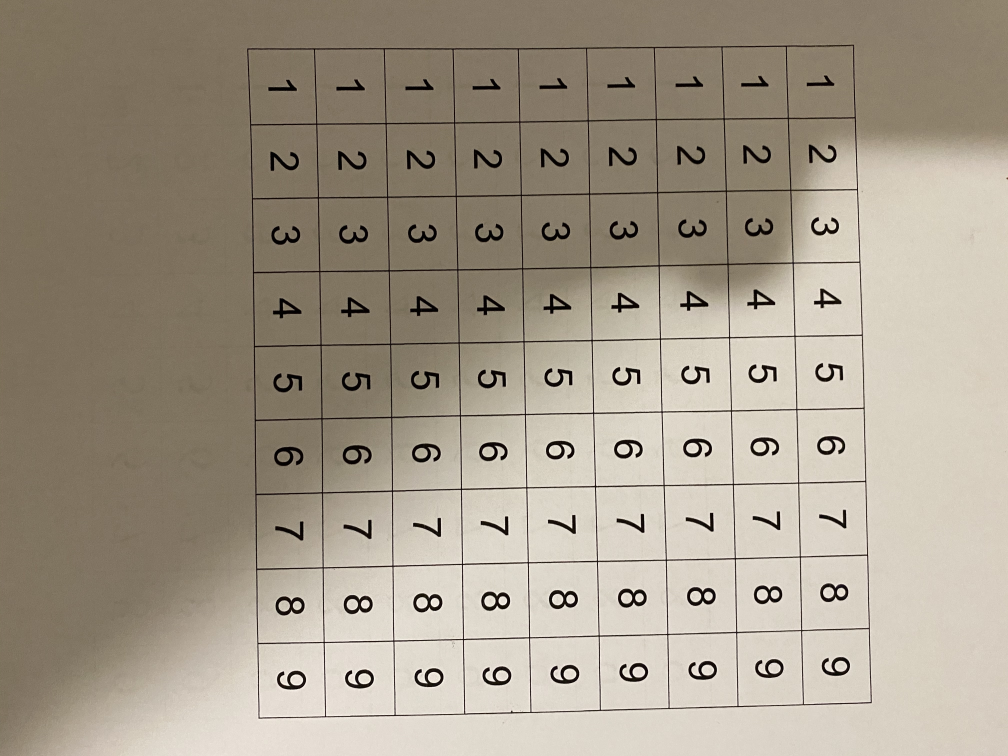
#> input picture dataset/val/rawimage/0.jpeg, 4032 x 3024 px, found by its file name (shown at 1/4 size); its folder holds only this picture in this run
$ python sodukuimage.py
#> lines starting #> are read from the running program, lines starting #| are printed output that depends on the picture; after the words box and inside, x2 and y2 are one past the last pixel; in counts of white or black regions, pixels touching at a corner belong together
"""
extract digits from soduku image to create a validation dataset for the digit recognition model.
"""

import numpy as np
import cv2
import tensorflow as tf

for m in range(0, 17):

    input = cv2.imread('/Users/amitaflalo/Desktop/sudoku/dataset/val/rawimage/' + str(m) + '.jpeg')
#> input is the input picture: shape (3024, 4032, 3); mean B, G, R 138.8, 154.6, 164.6
    gray = cv2.cvtColor(input, cv2.COLOR_BGR2GRAY)
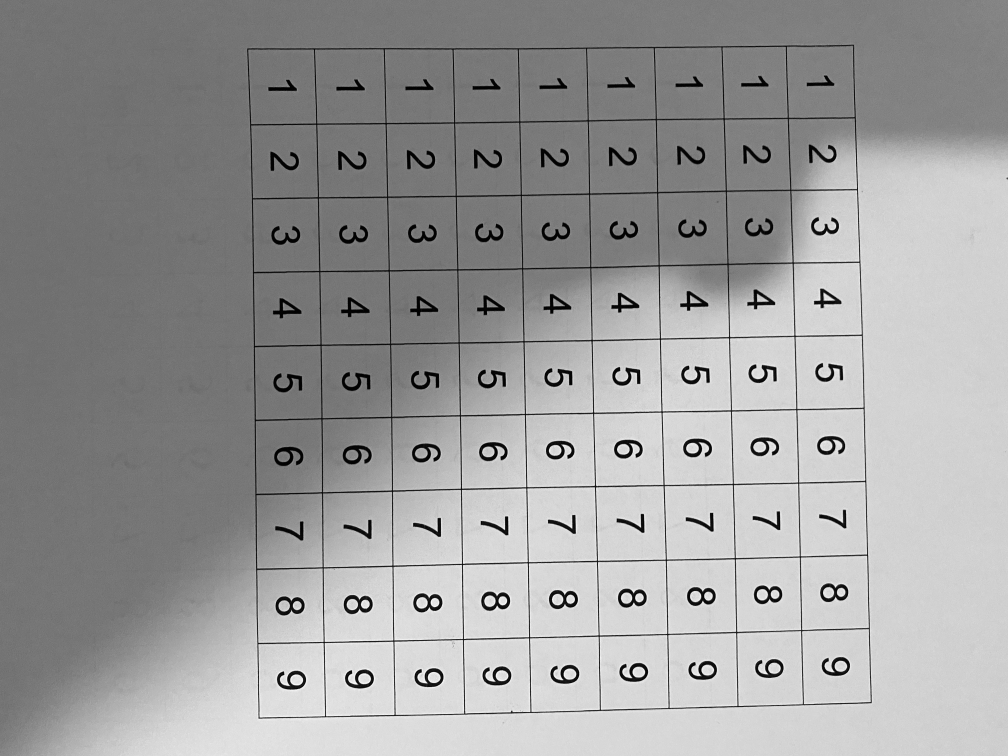
#> gray: shape (3024, 4032) (shown at 1/4 size); min 0, max 254, mean 155.8
    blur = cv2.GaussianBlur(gray, (5, 5), 0)
    process = cv2.adaptiveThreshold(blur, 255, cv2.ADAPTIVE_THRESH_GAUSSIAN_C, cv2.THRESH_BINARY_INV, 11, 2)
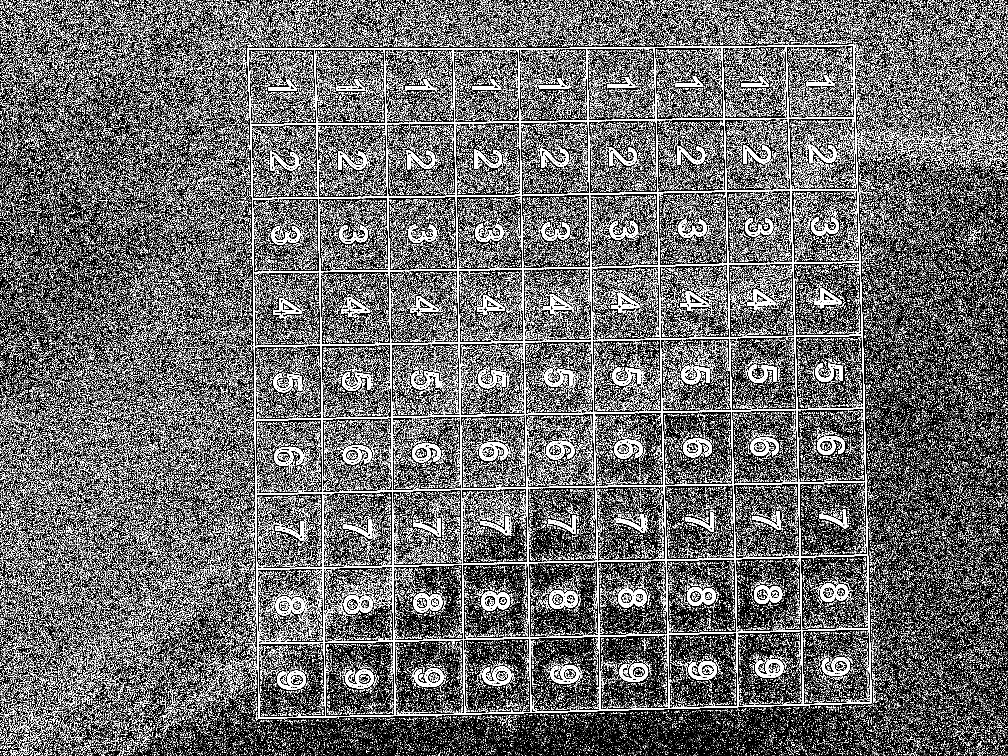
#> process: shape (3024, 4032) (shown at 1/4 size); 15.1% white in thin lines or dots


    def findingCorners(process):
        # finding contours
        contours, hierarchy = cv2.findContours(process, cv2.RETR_EXTERNAL, cv2.CHAIN_APPROX_SIMPLE)
#> contours = 119279 contours

        perimiter = max(contours, key=cv2.contourArea)
#> perimiter = contour of 1065 points, box (x1, y1, x2, y2) (989, 179, 3487, 2875), area 6472564

        peri = cv2.arcLength(perimiter, True)
#> peri = 10420.1
        perimiter = cv2.approxPolyDP(perimiter, 0.1 * peri, True)
#> perimiter = [[3416, 179], [989, 194], [1034, 2874], [3486, 2811]]
        if len(perimiter) == 4:
            return perimiter


    def digitextract(board):
        grid_h = np.shape(board)[0]
        grid_w = np.shape(board)[1]
        cell_h = grid_h // 9
        cell_w = grid_w // 9

        tempgrid = []
        for i in range(cell_h, grid_h + 1, cell_h):
            for j in range(cell_w, grid_w + 1, cell_w):
                rows = grid[i - cell_h:i]
                tempgrid.append([rows[k][j - cell_w:j] for k in range(len(rows))])

        # Creating the 9X9 grid of images
        finalgrid = []
        for i in range(0, len(tempgrid) - 8, 9):
            finalgrid.append(tempgrid[i:i + 9])

        # Converting all the cell images to np.array
        for i in range(9):
            for j in range(9):
                finalgrid[i][j] = np.array(finalgrid[i][j])

        return finalgrid


    def line_remove(grid):
        horizontal = np.copy(grid)
        vertical = np.copy(grid)

        # Specify size on horizontal axis
        cols = horizontal.shape[1]
        horizontal_size = cols // 12
        # Create structure element for extracting horizontal lines through morphology operations
        horizontalStructure = cv2.getStructuringElement(cv2.MORPH_RECT, (horizontal_size, 1))
        # Apply morphology operations
        horizontal = cv2.erode(horizontal, horizontalStructure)
        horizontal = cv2.dilate(horizontal, horizontalStructure)

        # Specify size on vertical axis
        rows = vertical.shape[0]
        verticalsize = rows // 12
        # Create structure element for extracting vertical lines through morphology operations
        verticalStructure = cv2.getStructuringElement(cv2.MORPH_RECT, (1, verticalsize))
        # Apply morphology operations
        vertical = cv2.erode(vertical, verticalStructure)
        vertical = cv2.dilate(vertical, verticalStructure)

        grid = cv2.subtract(grid, horizontal)
        grid = cv2.subtract(grid, vertical)

        # grid = cv2.morphologyEx(grid, cv2.MORPH_CLOSE, kernel1)
        return grid


    if findingCorners(process) is not None:
        perimiter = findingCorners(process)
        cv2.drawContours(input, [perimiter], 0, (0, 255, 50), 3)

        corners = [(corner[0][0], corner[0][1]) for corner in perimiter]
#> corners = [(3416, 179), (989, 194), (1034, 2874), (3486, 2811)]
        top_r, top_l, bottom_l, bottom_r = corners[3], corners[0], corners[1], corners[2]
#> top_r = (3486, 2811); top_l = (3416, 179); bottom_l = (989, 194); bottom_r = (1034, 2874)

        npcorners = np.array(corners, dtype="float32")
#> npcorners has the same summary as perimiter in findingCorners

        # the width of the new frame
        widthA = np.sqrt(((bottom_r[0] - bottom_l[0]) ** 2) + ((bottom_r[1] - bottom_l[1]) ** 2))
#> widthA = 2680.4
        widthB = np.sqrt(((top_r[0] - top_l[0]) ** 2) + ((top_r[1] - top_l[1]) ** 2))
#> widthB = 2632.9

        # the height of the new frame
        heightA = np.sqrt(((top_r[0] - bottom_r[0]) ** 2) + ((top_r[1] - bottom_r[1]) ** 2))
#> heightA = 2452.8
        heightB = np.sqrt(((top_l[0] - bottom_l[0]) ** 2) + ((top_l[1] - bottom_l[1]) ** 2))
#> heightB = 2427

        # final dimensions
        maxWidth = max(int(widthA), int(widthB))
#> maxWidth = 2680
        maxHeight = max(int(heightA), int(heightB))
#> maxHeight = 2452

        # construct our destination points which will be used to
        # map the screen to a top-down, "birds eye" view
        dst = np.array([
            [0, 0],
            [maxWidth - 1, 0],
            [maxWidth - 1, maxHeight - 1],
            [0, maxHeight - 1]], dtype="float32")
#> dst = [[0, 0], [2679, 0], [2679, 2451], [0, 2451]]

        M = cv2.getPerspectiveTransform(npcorners, dst)
#> M = [[-1.1, 0.0292, 3741], [0.00568, 0.919, -183.8], [-7.21e-06, 4.13e-06, 1]]
        grid = cv2.warpPerspective(input, M, (maxWidth, maxHeight))
        grid = cv2.rotate(grid, cv2.cv2.ROTATE_90_CLOCKWISE)
#> grid: shape (2680, 2452, 3)
        grid = cv2.flip(grid, 1)

        grid = cv2.cvtColor(grid, cv2.COLOR_BGR2GRAY)
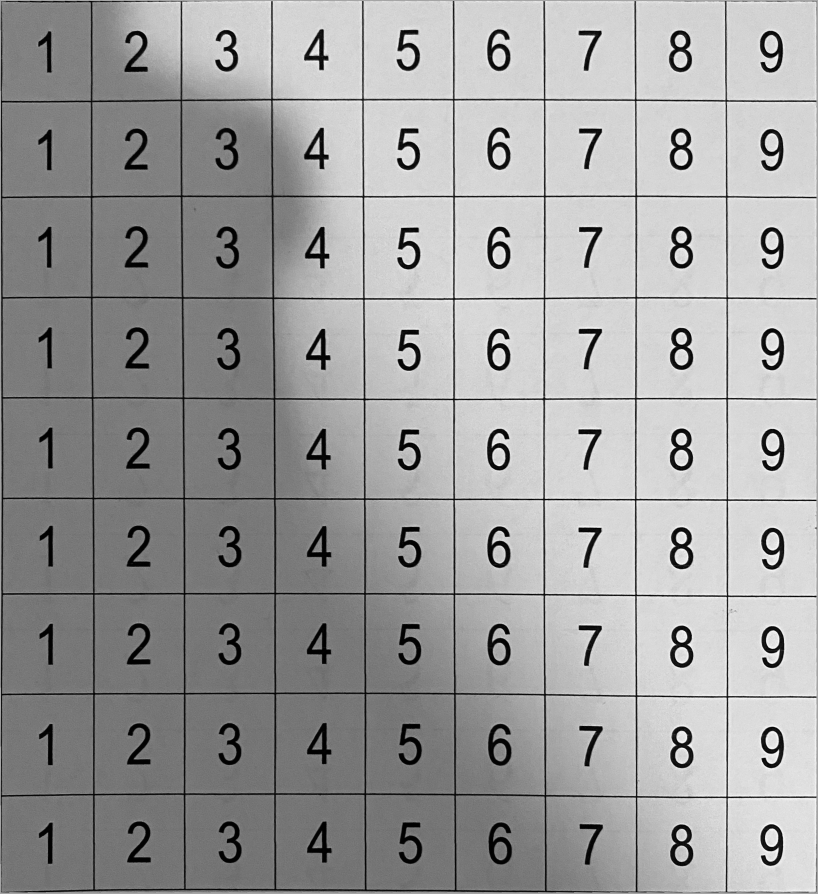
#> grid: shape (2680, 2452) (shown at 1/3 size); min 0, max 254, mean 158.8
        grid = cv2.GaussianBlur(grid, (5, 5), 5)
        grid = cv2.adaptiveThreshold(grid, 255, cv2.ADAPTIVE_THRESH_GAUSSIAN_C, cv2.THRESH_BINARY_INV, 11, 2)
#> grid: shape (2680, 2452); 9.9% white; 42858 white regions (42095 under 20 px), largest, box (x1, y1, x2, y2) and area: (1, 0, 2452, 2679) 237579, (2010, 679, 2079, 805) 3792, (2009, 385, 2078, 510) 3784

        grid = line_remove(grid)
#> in line_remove, `horizontal = cv2.erode(horizontal, horizontalStructure)`: horizontal: shape (2680, 2452); 1% white; 20 white regions (2 under 20 px), largest, box (x1, y1, x2, y2) and area: (105, 587, 2350, 594) 8193, (106, 1191, 2350, 1200) 8118, (107, 1493, 2350, 1503) 8053
#> in line_remove, `horizontal = cv2.dilate(horizontal, horizontalStructure)`: horizontal: shape (2680, 2452); 1.5% white; 15 white regions, largest, box (x1, y1, x2, y2) and area: (4, 297, 2452, 307) 10861, (5, 890, 2452, 899) 10759, (4, 2380, 2452, 2394) 10573
#> in line_remove, `vertical = cv2.erode(vertical, verticalStructure)`: vertical: shape (2680, 2452); 1.2% white; 17 white regions, largest, box (x1, y1, x2, y2) and area: (1630, 113, 1639, 2566) 9063, (1087, 113, 1098, 2563) 8928, (1359, 112, 1368, 2564) 8845
#> in line_remove, `vertical = cv2.dilate(vertical, verticalStructure)`:
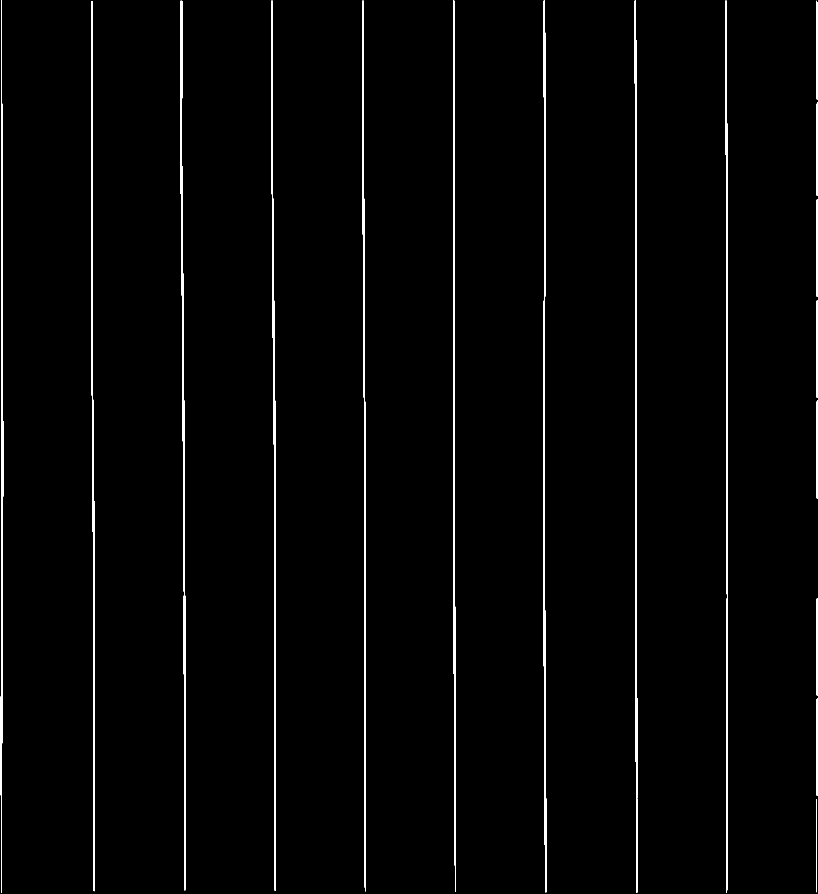
#> vertical: shape (2680, 2452) (shown at 1/3 size); 1.6% white; 17 white regions, largest, box (x1, y1, x2, y2) and area: (814, 2, 828, 2672) 12209, (1904, 2, 1912, 2678) 12070, (542, 2, 556, 2671) 11953
#> in line_remove, `grid = cv2.subtract(grid, horizontal)`: grid: shape (2680, 2452); 8.4% white; 44219 white regions (43218 under 20 px), largest, box (x1, y1, x2, y2) and area: (1, 2, 203, 2678) 14153, (2010, 679, 2079, 805) 3792, (2009, 385, 2078, 510) 3784
#> in line_remove, `grid = cv2.subtract(grid, vertical)`:
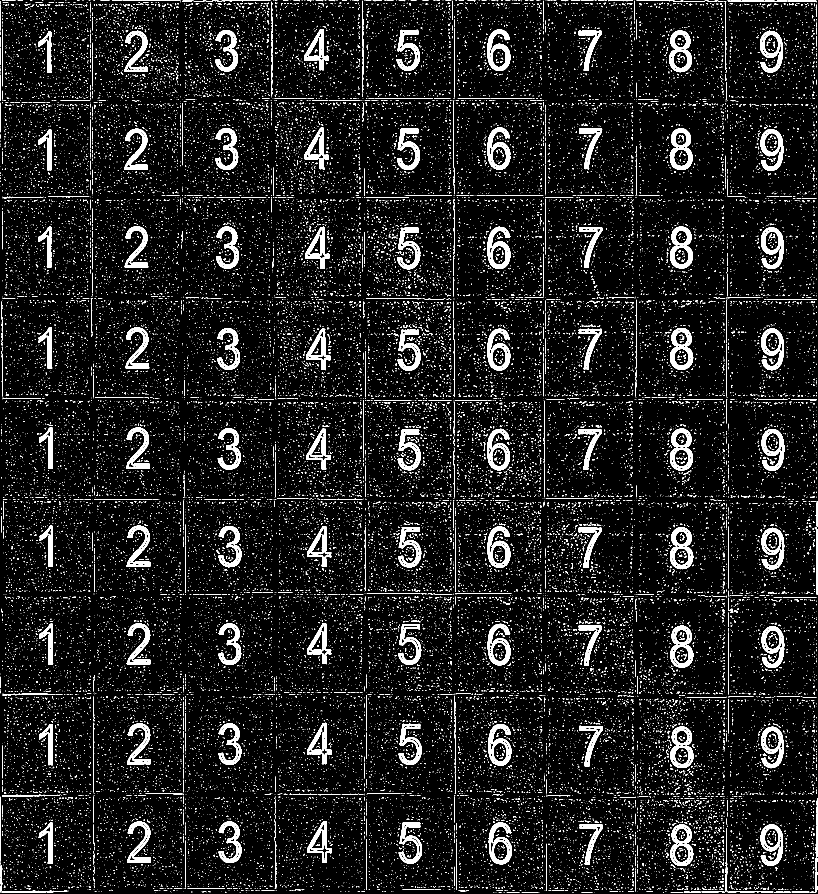
#> grid: shape (2680, 2452) (shown at 1/3 size); 6.8% white; 45694 white regions (44538 under 20 px), largest, box (x1, y1, x2, y2) and area: (2010, 679, 2079, 805) 3792, (2009, 385, 2078, 510) 3784, (1462, 88, 1531, 213) 3757

        kernel = np.ones((4, 4), np.uint8)
        kernel1 = np.ones((6, 6), np.uint8)
        kernel2 = np.ones((5, 5), np.uint8)
        grid = cv2.morphologyEx(grid, cv2.MORPH_OPEN, kernel)
#> grid: shape (2680, 2452); 3.6% white; 197 white regions (61 under 20 px), largest, box (x1, y1, x2, y2) and area: (2011, 681, 2080, 806) 3773, (2011, 386, 2079, 511) 3766, (1463, 89, 1532, 214) 3732
        grid = cv2.morphologyEx(grid, cv2.MORPH_CLOSE, kernel1)
#> grid: shape (2680, 2452); 4.1% white; 187 white regions (55 under 20 px), largest, box (x1, y1, x2, y2) and area: (2012, 1584, 2082, 1709) 4227, (2012, 986, 2081, 1111) 4199, (2013, 2182, 2082, 2306) 4183
        grid = cv2.morphologyEx(grid, cv2.MORPH_OPEN, kernel2)
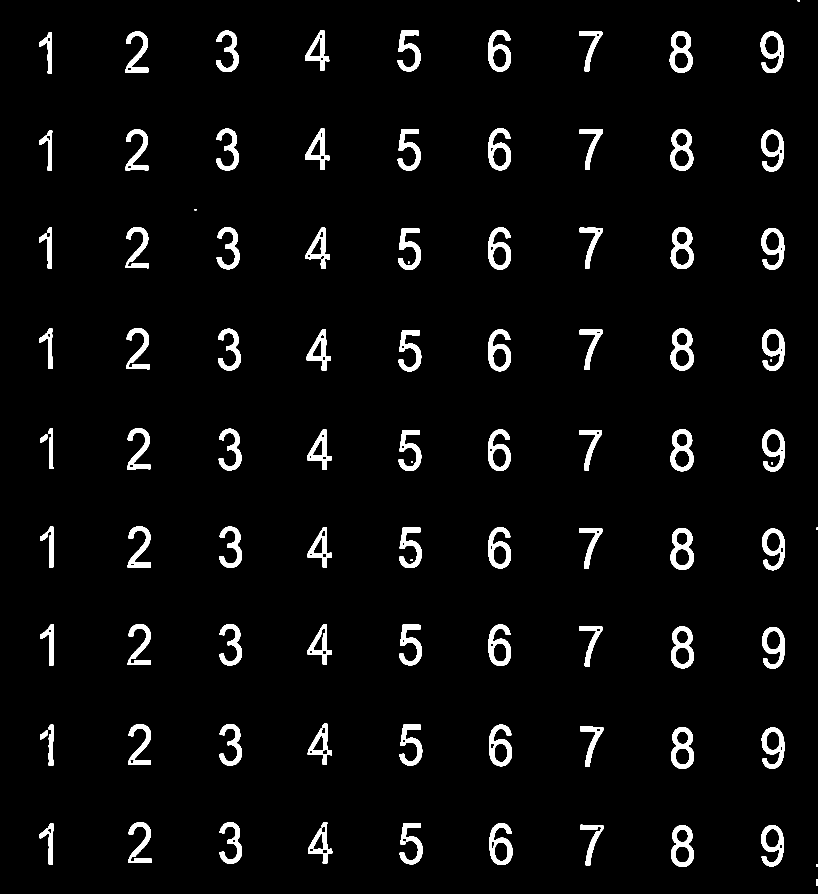
#> grid: shape (2680, 2452) (shown at 1/3 size); 4.1% white; 96 white regions, largest, box (x1, y1, x2, y2) and area: (2012, 1584, 2082, 1709) 4227, (2012, 986, 2081, 1111) 4199, (2013, 2182, 2082, 2306) 4183

        # cv2.imshow('dd',grid)
        # cv2.waitKey(0)

        count = 0
        digit = digitextract(grid)
#> after the loop in digitextract, `for i in range(cell_h, grid_h + 1, cell_h):`: tempgrid = 81 items
#> the loop in digitextract, `for i in range(0, len(tempgrid) - 8, 9):` made 9 passes
#> i on passes 2 to 9: 9, 18, 27, 36, 45, 54, 63, 72
#> after the loop in digitextract, `for i in range(0, len(tempgrid) - 8, 9):`: finalgrid = 9 items
#> digit = 9 items

        image = digit[0][0]
#> image: shape (297, 272); 2.2% white; 1 white region, box (x1, y1, x2, y2) and area: (117, 96, 156, 220) 1817
        board = np.ndarray([9, 9])
        for i in range(9):
            for j in range(9):
                image = cv2.resize(digit[i][j], dsize=(28, 28), interpolation=cv2.INTER_CUBIC, dst=image)
                image = image.reshape(28, 28)

                if np.sum(image) > 3000:
                    cv2.imwrite(
                        '/Users/amitaflalo/Desktop/sudoku/dataset/val/' + str(j + 1) + '/' + str(i) + str(j) + str(
                            m) + '.png', image)
                else:
                    board[i][j] = 0
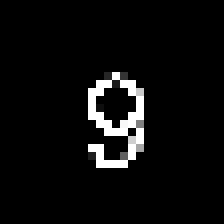
#> image: shape (28, 28) (shown 8 times larger); min 0, max 255, mean 12.3
#> (the run stopped early here; a loop or call above may not have finished)
